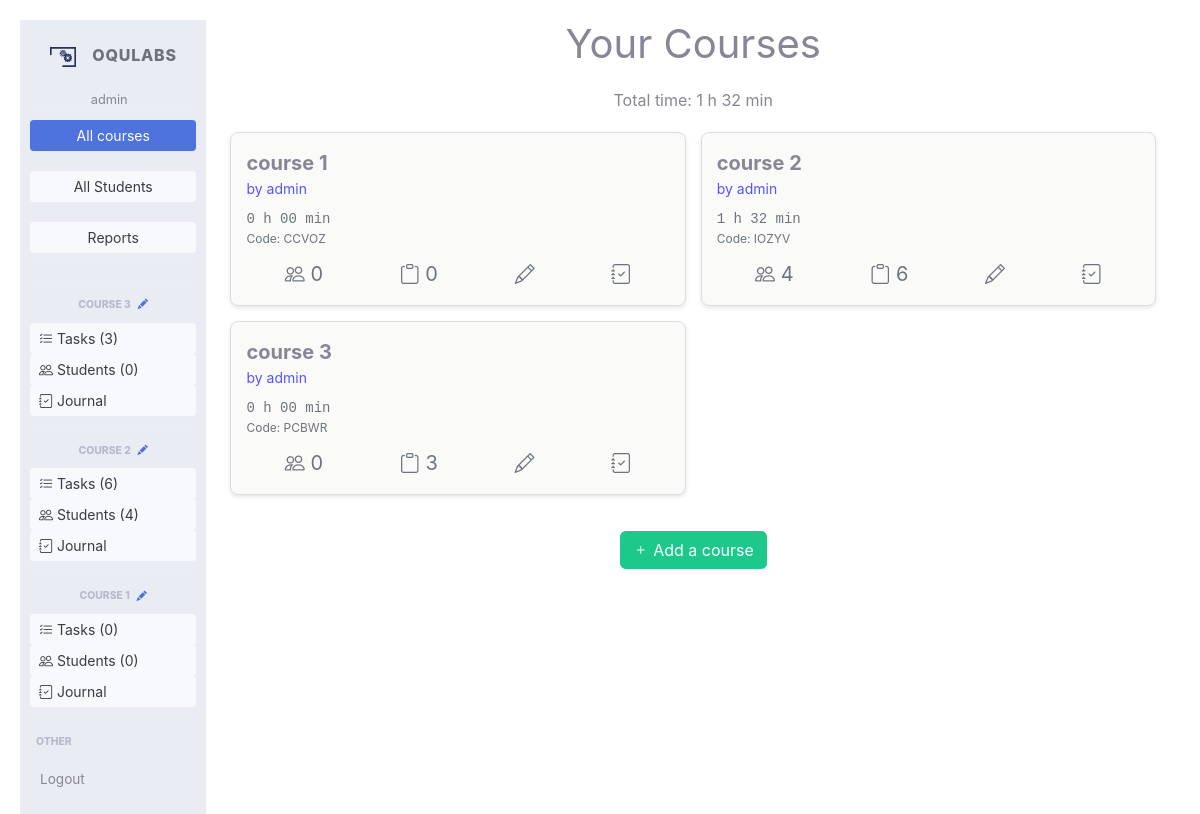
The page /courses_teacher (signed in) on the database its author committed.
### app/models.py (models this page shows, shortened)
class Course(models.Model):
    teacher = models.ForeignKey('auth.User', on_delete=models.DO_NOTHING, null=True, blank=True)
    name = models.CharField(max_length=100)
    description = models.TextField(blank=True)
    max_screenshots_per_user = models.PositiveIntegerField(default=60*15)  # 15 hours, 180 MB
    screenshot_interval_minutes = models.PositiveIntegerField(default=1)
    enrollment_code = models.CharField(max_length=30, unique=True, blank=True, null=True)
    deleted = models.BooleanField(default=False)
    color = models.IntegerField(default=0)  # up to 359
    department = models.ForeignKey(Department, on_delete=models.DO_NOTHING, null=True, blank=True)
    def permissions(self, user: User, expire=60 * 5) -> Permission:
        now = datetime.now()
        key = f"{self.id}-{user.id}"
        if key in cached_permissions:
            permission, time = cached_permissions[f"{self.id}-{user.id}"]
            if (now - time).seconds < expire:
                return permission
        permission = Permission(read=False, write=False, delete=False)
        if user is None or not user.is_authenticated:
            permission = Permission(read=False, write=False, delete=False)
        elif user.is_superuser:
            permission = Permission(read=True, write=True, delete=True)
        elif not user.is_staff:
            permission = Permission(read=False, write=False, delete=False)
        elif user == self.teacher:
            permission = Permission(read=True, write=True, delete=True)
        cached_permissions[key] = (permission, now)
        return permission
    def tasks_number(self):
        return self.task_set.count()
    def enrolled_students(self):
        return self.enrollment_set.filter(deleted=False).count()
    def total_minutes(self, tasks=None):
        if tasks is None:
            tasks = self.task_set.all()
        return sum([task.total_minutes() for task in tasks])
    def total_time(self, tasks=None):
        total_mins = self.total_minutes(tasks=tasks)
        return f"{total_mins // 60} h {total_mins % 60:02d} min"
    def tasks_count(self):
        return self.task_set.count()
    class Meta:
        ordering = ['-id']

class Task(models.Model):
    course = models.ForeignKey(Course, on_delete=models.CASCADE)
    name = models.CharField(max_length=100)
    text = models.TextField()
    minimum_minutes = models.PositiveIntegerField(default=0)
    order = models.PositiveIntegerField(default=0)
    allow_finish_earlier = models.BooleanField(default=False)  # TODO: add to UI
    require_attachments = models.BooleanField(default=False)  # TODO: add to UI
    task_type = models.ForeignKey(TaskType, on_delete=models.DO_NOTHING, null=True, blank=True)
    copy_of = models.ForeignKey('self', on_delete=models.CASCADE, null=True, blank=True)
    available_from = models.DateTimeField(blank=True, null=True)
    available_to = models.DateTimeField(blank=True, null=True)
    deleted = models.BooleanField(default=False)
    ai_screenshots_count = models.PositiveIntegerField(default=10)
    class Meta:
        ordering = ['order']
    def total_minutes(self):
        return self.enrollmenttask_set.aggregate(total_minutes=Sum('minutes'))['total_minutes'] or 0

### app/courses_view.py (the view)
# urls.py: path('courses_teacher', courses_view.courses_teacher, name='courses_teacher'),
def courses_teacher(request):
    if request.user.is_anonymous:
        return redirect('/login')
    if not request.user.is_staff:
        return redirect('/courses_student')
    total_ai_screenshots = 0
    if request.user.is_superuser:
        for enrollment_task in EnrollmentTask.objects.filter(ai_ready=True):
            total_ai_screenshots += enrollment_task.ai_used_screenshots
            if enrollment_task.ai_used_screenshots == 0:
                total_ai_screenshots += 10
    all_courses = [
        course for course in Course.objects.filter(deleted=False).order_by('teacher__username', 'name')
        if course.permissions(user=request.user).read
    ]
    courses = Course.objects.filter(teacher=request.user).filter(deleted=False)
    total_minutes = sum([course.total_minutes() for course in all_courses])
    total_time_tracked = f"{total_minutes // 60} h {total_minutes % 60:02d} min"
    for course in all_courses:
        if course.color == 0:
            course.color = random.randint(1, 350)
            course.save(update_fields=['color'])
    return render(request, "courses_teacher.html", {
        "courses": courses,
        "all_courses": all_courses,
        "total_time_tracked": total_time_tracked,
        "page": "all_courses",
        "total_ai_screenshots": total_ai_screenshots,
    })

### templates/courses_teacher.html (shortened to what this page needs)
{% extends "main.html" %}
{% block content %}
    <div class="">
            <h1 style="text-align: center">Your Courses</h1>
        <div class="gap center">
            <span>Total time: {{ total_time_tracked }}</span>
        </div>
        <div class="many-cards">
            {% for course in all_courses %}
                {% include "courses_teacher_card.html" %}
            {% empty %}
                <div style="background-color: #f8f9fa; text-align: center; padding: 20px;">
                    No courses found. Consider creating one.
                </div>
            {% endfor %}
        </div>
        <div class="gap center">
            <a href="/courses_teacher/add" class="btn btn-success mt-3">
                <i class="bi bi-plus"></i>
                Add a course
            </a>
        </div>
    </div>
{% endblock %}

### templates/sidebar.html (shortened to what this page needs)
<ul class="navbar-nav bg-gray-200 sidebar sidebar-light accordion" id="accordionSidebar"
    style="overflow-x: hidden; height: 100vh">
    <a class="sidebar-brand d-flex align-items-center justify-content-center" href="/">
        <div class="sidebar-brand-icon">
            <img src="/static/casting.svg" style="max-height: 20px; margin-left: 1em">
        </div>
        <div class="sidebar-brand-text mx-3">OquLabs</div>
    </a>
    <div class="nav-item dropdown no-arrow" style="display: flex; flex-direction: column; width: 100%">
        <span class="mr-2 d-none d-lg-inline text-gray-600 small"
              style="text-align: center">{{ user.username }}</span>
    </div>
    <hr class="sidebar-divider my-0">
        <div style="
            display: flex;
            flex-direction: column;
            align-items: center;
            padding: 10px;
        ">
        <a class="btn btn-sm
        {% if page == "all_courses" %}
        btn-primary
        {% else %}
        btn-light
        {% endif %}
        "
           style="width: 100%"
           href="/courses_teacher">
            <span>All courses</span>
        </a>
        </div>
        <div style="
            display: flex;
            flex-direction: column;
            align-items: center;
            padding: 10px;
        ">
            <a class="btn btn-sm
            {% if page == 'all_students' %}
            btn-primary
            {% else %}
            btn-light
            {% endif %}
            "
            style="width: 100%"
            href="/all_students">
                <span>All Students</span>
            </a>
        </div>
        <div style="
            display: flex;
            flex-direction: column;
            align-items: center;
            padding: 10px;
        ">
        <a class="btn btn-sm
        {% if page == 'reports' %}
        btn-primary
        {% else %}
        btn-light
        {% endif %}
        "
           style="width: 100%"
           href="/reports">
            <span>Reports</span>
        </a>
        </div>
    <hr class="sidebar-divider">
    {% for course1 in courses %}
        <hr class="sidebar-divider">
        <div class="sidebar-heading" id="menu_{{ course1.id }}" style="text-align: center">
            {{ course1.name | slice:":25" }} <a href="/courses_teacher/edit/{{ course1.id }}"
               style="width: 100%">&nbsp;&nbsp;<i class="bi bi-pencil-fill"></i> </a>
        </div>
        <div style="display: flex; flex-direction: column; align-items: center; padding: 10px;">
            <a href="/courses_teacher/{{ course1.id }}/tasks" class="btn btn-sm
            {% if course1.id == course.id and page == 'tasks' %}
            btn-primary
            {% else %}
            btn-light
            {% endif %}
            "
               style="width: 100%; text-align: left"><i class="bi bi-list-check"></i> Tasks
                ({{ course1.tasks_number }})
            </a>
            <a href="/courses_teacher/{{ course1.id }}" class="btn btn-sm
            {% if course1.id == course.id and page == 'enrollments' %}
            btn-primary
            {% else %}
            btn-light
            {% endif %}
                "
               style="width: 100%; text-align: left"><i class="bi bi-people"></i> Students
                ({{ course1.enrolled_students }})</a>
            <a href="/courses_teacher/{{ course1.id }}/journal" class="btn btn-sm
            {% if course1.id == course.id and page == 'journal' %}
            btn-primary
            {% else %}
            btn-light
            {% endif %}
            "
               style="width: 100%; text-align: left"><i class="bi bi-journal-check"></i> Journal
            </a>
        </div>
    {% endfor %}
    <hr class="sidebar-divider">
    <div class="sidebar-heading">
        Other
    </div>
    <li class="nav-item">
        <a class="nav-link " href="/logout">
            <span>Logout</span></a>
    </li>
</ul>

### templates/courses_teacher_card.html (shortened to what this page needs)
<div class="course-card">
    <div>
        <div class="course-title"
             onclick="window.location.href='/courses_teacher/{{ course.id }}/tasks'"
        >{{ course.name }}</div>
        <div class="course-author {% if course.teacher.username != user.username %}highlight{% endif %}">
            by {{ course.teacher.username }}
        </div>
        <div class="course-time">{{ course.total_time }}</div>
        <div
                class="enrollment-badge"
                onclick="changeCode({{ course.id }}, '{{ course.enrollment_code }}')"
        >Code: <span id="enrollment_code_{{ course.id }}">
                    {{ course.enrollment_code | upper }}
                </span>
        </div>
    </div>
    <div class="card-buttons">
        <button class="btn-icon" title="Students"
                onclick="window.location.href='/courses_teacher/{{ course.id }}'"
        ><i class="bi bi-people"></i> {{ course.enrolled_students }}
        </button>
        <button class="btn-icon" title="Tasks"
                onclick="window.location.href='/courses_teacher/{{ course.id }}/tasks'"
        ><i class="bi bi-clipboard"></i> {{ course.tasks_count }}
        </button>
        <button class="btn-icon" title="Edit"
                onclick="window.location.href='/courses_teacher/edit/{{ course.id }}'"
        ><i class="bi bi-pencil"></i></button>
        <button class="btn-icon" title="Journal"
                onclick="window.location.href='/courses_teacher/{{ course.id }}/journal'"
        ><i class="bi bi-journal-check"></i></button>
    </div>
</div>

### app/static/index3.css (style rules this page uses)
body { background-color: #f8f9fa; padding: 20px; }
.gap { margin-top: 20px; }
.center { text-align: center; margin-left: auto; margin-right: auto; }

### app/static/card.css (style rules this page uses)
.many-cards { margin-top: 20px; display: grid; grid-template-columns: repeat(auto-fit, minmax(300px, 1fr)); flex-wrap: wrap; justify-content: center; gap: 15px; }
.course-card { min-width: 300px; flex: 1 1 calc(33.333% - 15px); display: flex; flex-direction: column; border: 1px solid #ddd; border-radius: 8px; padding: 15px; box-shadow: 0 2px 4px rgba(0, 0, 0, 0.1); background-color: #fafaf9; transition: transform 0.2s ease, box-shadow 0.2s ease; }
.course-title { font-size: 1.25rem; font-weight: bold; cursor: pointer; }
.course-author { font-size: 0.875rem; color: #5555ff; margin-bottom: 10px; }
.course-time { font-family: 'Roboto Mono', monospace; font-size: 0.875rem; color: #6c757d; }
.enrollment-badge { font-size: 0.75rem; color: #6c757d; cursor: pointer; margin-bottom: 10px; }
.btn-icon { border: none; background: none; font-size: 1.25rem; color: #6c757d; cursor: pointer; }
.card-buttons { display: flex; justify-content: space-around; margin-top: auto; }

### rows shown on the page
Course: name "COURSE 3", tasks_number "3", enrolled_students "0", name "course 3", teacher.username "admin", total_time "0 h 00 min", enrollment_code "PCBWR", tasks_count "3"
Course: name "COURSE 2", tasks_number "6", enrolled_students "4", name "course 2", teacher.username "admin", total_time "1 h 32 min", enrollment_code "IOZYV", tasks_count "6"
Course: name "COURSE 1", tasks_number "0", enrolled_students "0", name "course 1", teacher.username "admin", total_time "0 h 00 min", enrollment_code "CCVOZ", tasks_count "0"

### other values the page prints
{{ user.username }} "admin"
{{ total_time_tracked }} "1 h 32 min"
